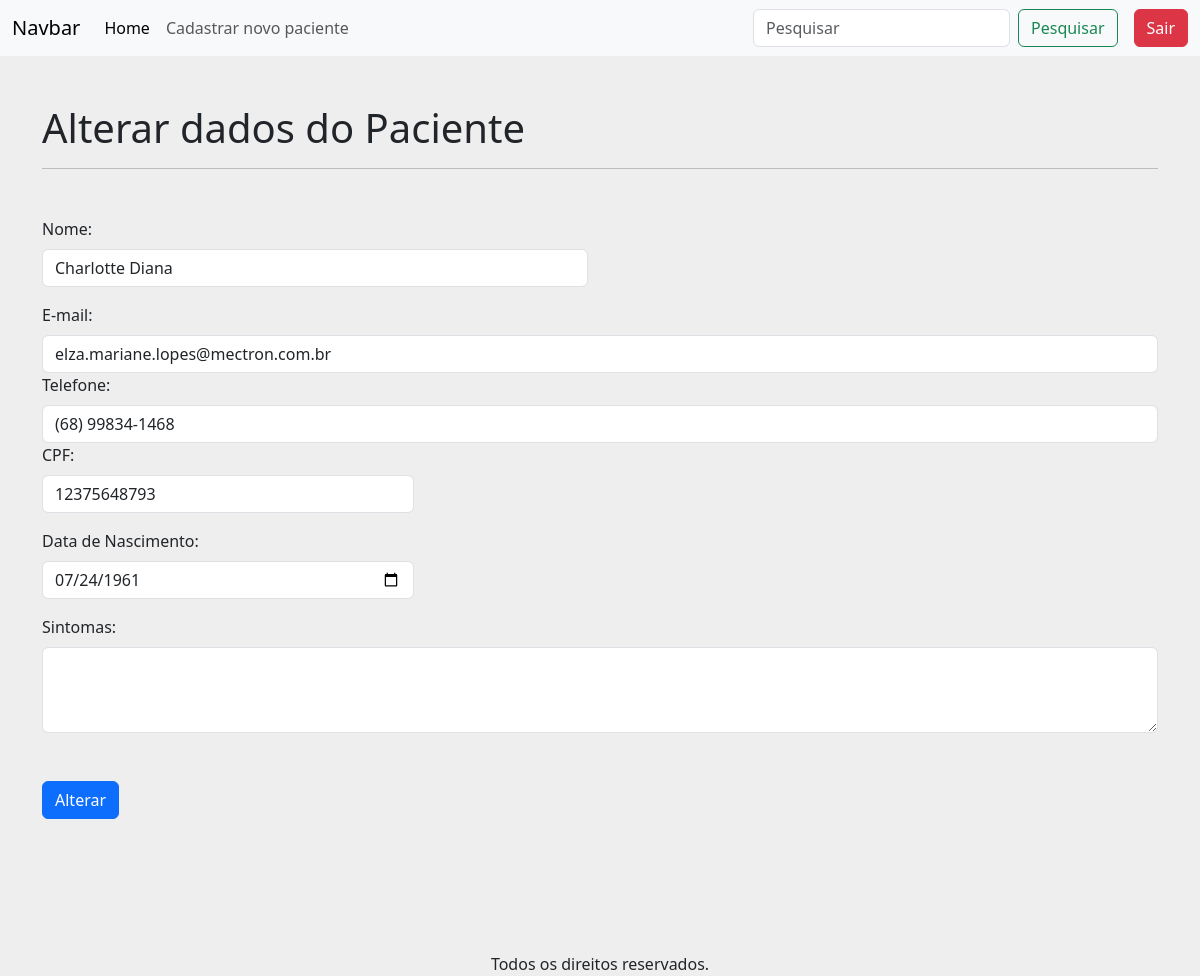
Page /alterarPaciente/3 (signed in) on the committed database.
### apps/crud/models.py (models this page shows, shortened)
class Paciente(models.Model):
    codigo_paciente = models.AutoField(primary_key=True)
    nome = models.CharField(null=False, blank=False)
    cpf = models.CharField(max_length=14, unique=True, null=False, blank=False)
    email = models.EmailField(unique=True, null=False, blank=False)
    telefone = models.CharField(max_length=15, null=False, blank=False)
    data_nascimento = models.DateField(null=False, blank=False)
    sintomas = models.TextField(null=True, blank=True)

### apps/crud/views.py (the view)
# urls.py: path('alterarPaciente/<int:codigo_paciente>', views.alterar_paciente, name='alterar_paciente'),
@login_required
def alterar_paciente(request,codigo_paciente):
    paciente = Paciente.objects.get(codigo_paciente=codigo_paciente)
    if request.method == 'POST':
        form = PacienteForm(request.POST, instance=paciente)
        if form.is_valid():
            form.save()
            return redirect('index')
    else:
        form = PacienteForm(instance=paciente)
    return render(request, 'alterar_dados.html',{
        'form':form,
        'paciente':paciente,
    })

### apps/crud/templates/alterar_dados.html (shortened to what this page needs)
{% extends 'base-crud.html' %}
{% load static %}
{% block content %}
<h1 class="mt-5">
    Alterar dados do Paciente
</h1>
<hr>
<form action="{% url 'alterar_paciente' paciente.codigo_paciente %}" method="POST">
    {% include 'includes/form.html' %}
    <div class="d-flex justify-content-start mt-5 mb-5">
        <button type="submit" class="btn btn-primary">Alterar</button>
    </div>
</form>
{% endblock %}

### apps/crud/templates/includes/form.html (shortened to what this page needs)
<div class="row mt-5">
    <div class="col-12 col-md-6 mb-3">
        <label for="{{ for.nome.id_for_label }}"
     class="form-label">Nome:</label>
     {{ form.nome }}
    </div>
    </div class="coll-12 col-md-6 mb-3">
        <label for="{{ form.email.id_for_label }}" class="form-label">E-mail:</label>
        {{ form.email }}
        <label for="{{ form.telefone.id_for_label }}" class="form-label">Telefone:</label>
        {{ form.telefone }}
     <div class="col-12 col-md-6 col-lg-4 mb-3">
        <label for="{{ form.cpf.id_for_label }}" class="form-label">CPF:</label>
        {{ form.cpf }}
    </div>
    <div class="col-12 col-md-6 col-lg-4 mb-3">
        <label for="{{ form.data_nascimento.id_for_label }}" class="form-label">Data de Nascimento:</label>
        {{ form.data_nascimento }}
    </div>
    <div class="col-12 mb-3">
        <label for="{{ form.sintomas.id_for_label }}" class="form-label">Sintomas:</label>
        {{ form.sintomas }}
    </div>

### rows in the picture
Paciente: nome "Charlotte Diana", email "elza.mariane.lopes@mectron.com.br", telefone "(68) 99834-1468", cpf "12375648793", data_nascimento "07/24/1961"
